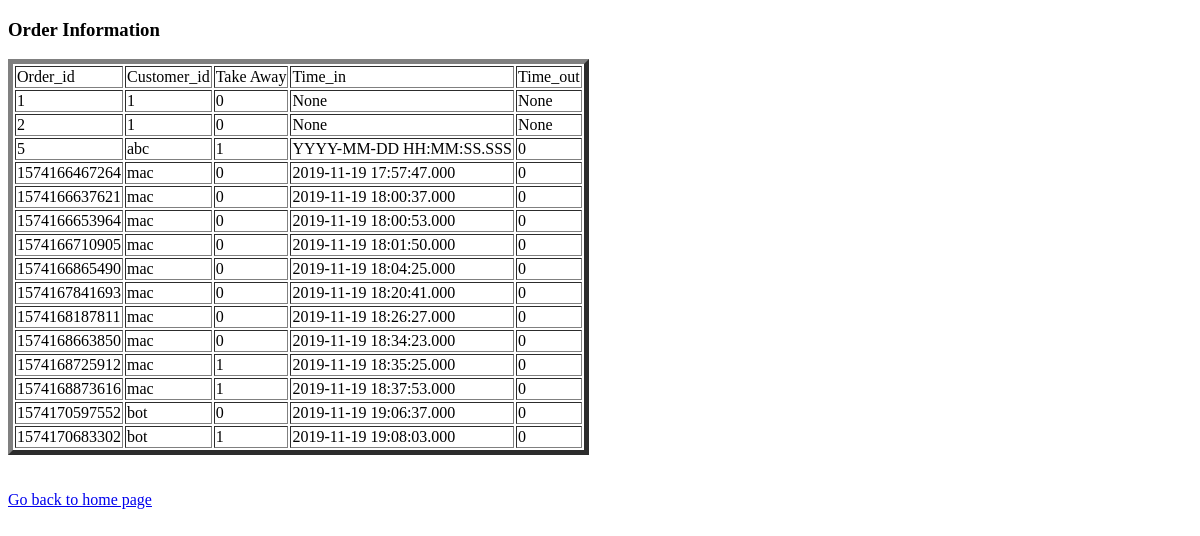
Before: /view with the older database file.
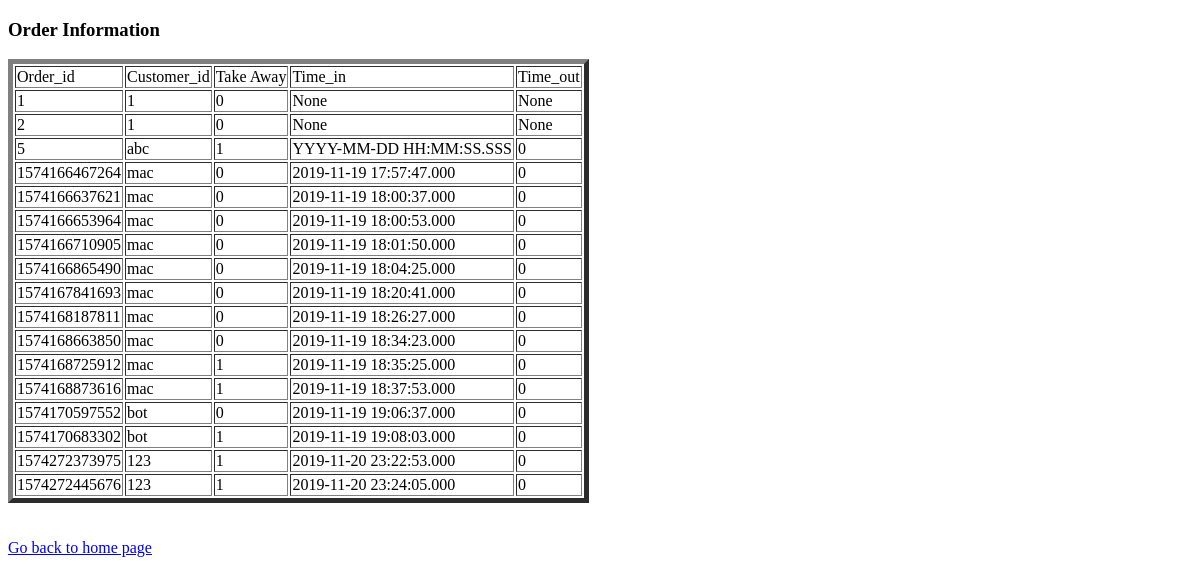
After: the same page with the newer database file.
### tables this page shows
CREATE TABLE "orders" (
	`order_id`	INTEGER,
	`customer_id`	TEXT,
	`take_away`	INTEGER DEFAULT 0,
	`time_in`	TEXT,
	`time_out`	TEXT,
	PRIMARY KEY(`order_id`),
	FOREIGN KEY(`customer_id`) REFERENCES `customer`(`customer_id`)
);

### chef/chef.py (the view)
@app.route("/view")
def view():
    con = sqlite3.connect("dinetime.db")
    con.row_factory = sqlite3.Row
    cur = con.cursor()
    cur.execute("select * from orders")
    rows = cur.fetchall()
    return render_template("view.html",rows = rows)

### chef/templates/view.html (shortened to what this page needs)
<!DOCTYPE html>
<html>
<head>
</head>
<body>
<h3>Order Information</h3>
<table border=5>
    <thead>
        <td>Order_id</td>
        <td>Customer_id</td>
        <td>Take Away</td>
        <td>Time_in</td>
        <td>Time_out</td>
    </thead>
    {% for row in rows %}
        <tr>
            <td>{{row["order_id"]}}</td>
            <td>{{row["customer_id"]}}</td>
            <td>{{row["take_away"]}}</td>
            <td>{{row["time_in"]}}</td>
            <td>{{row["time_out"]}}</td>
        </tr>
    {% endfor %}
</table>
<br><br>
<a href="/">Go back to home page</a>
</body>
</html>

Changed rows visible on the page:
added orders: order_id "1574272373975", customer_id "123", take_away "1", time_in "2019-11-20 23:22:53.000", time_out "0"
added orders: order_id "1574272445676", customer_id "123", take_away "1", time_in "2019-11-20 23:24:05.000", time_out "0"
